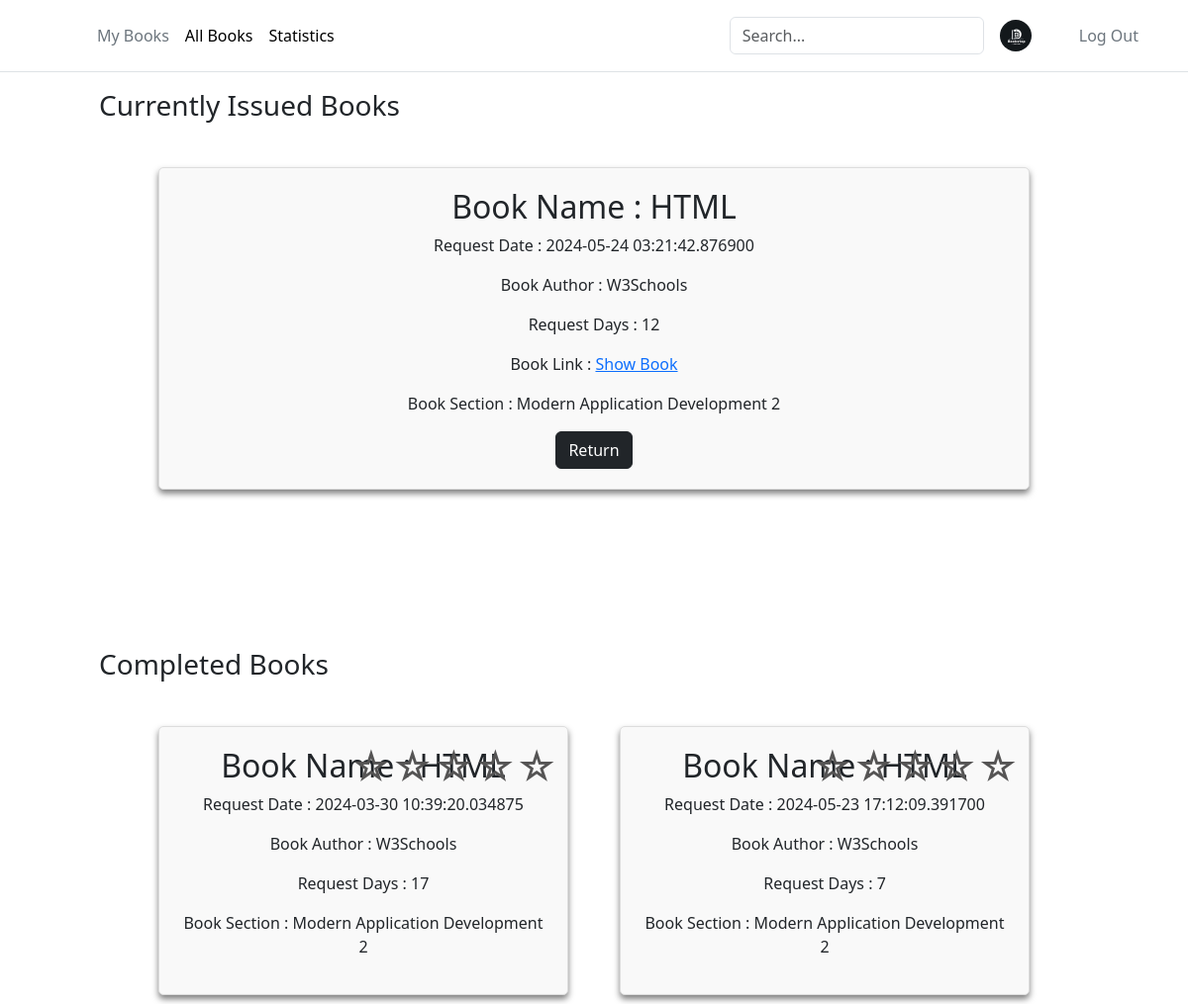
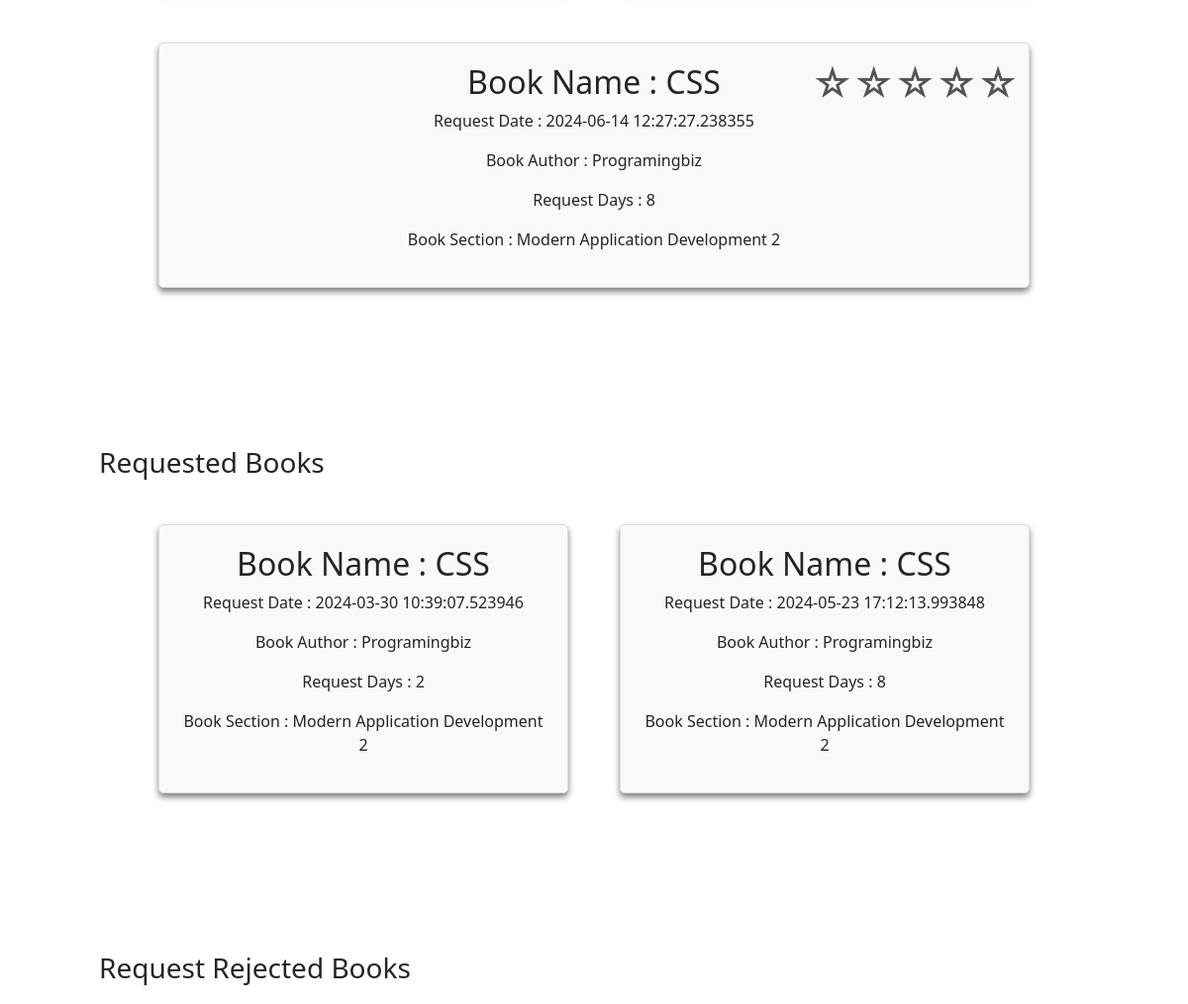
Page /myBooks (signed in, upper part) on the earlier database version (2 pictures, top to bottom).
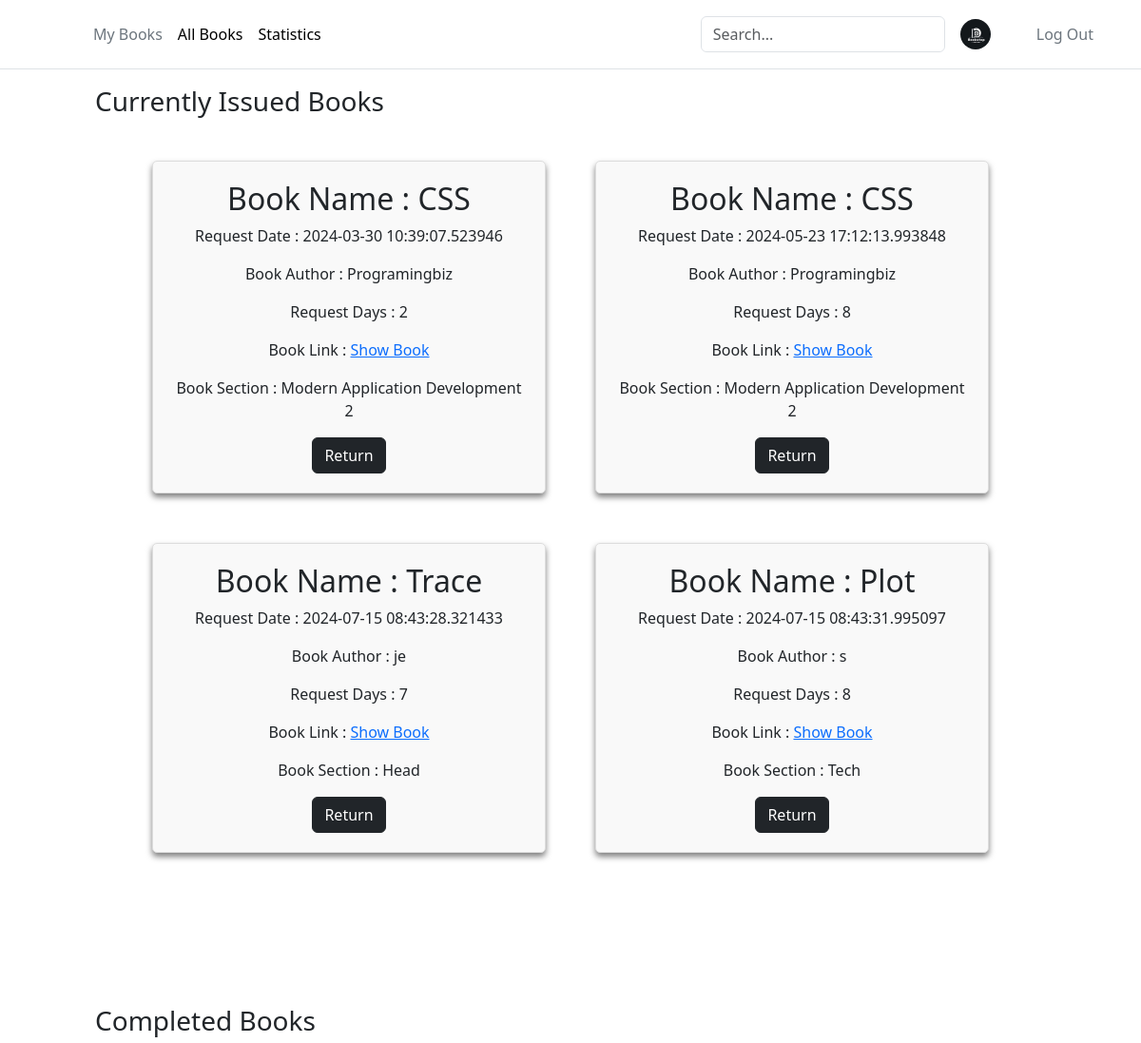
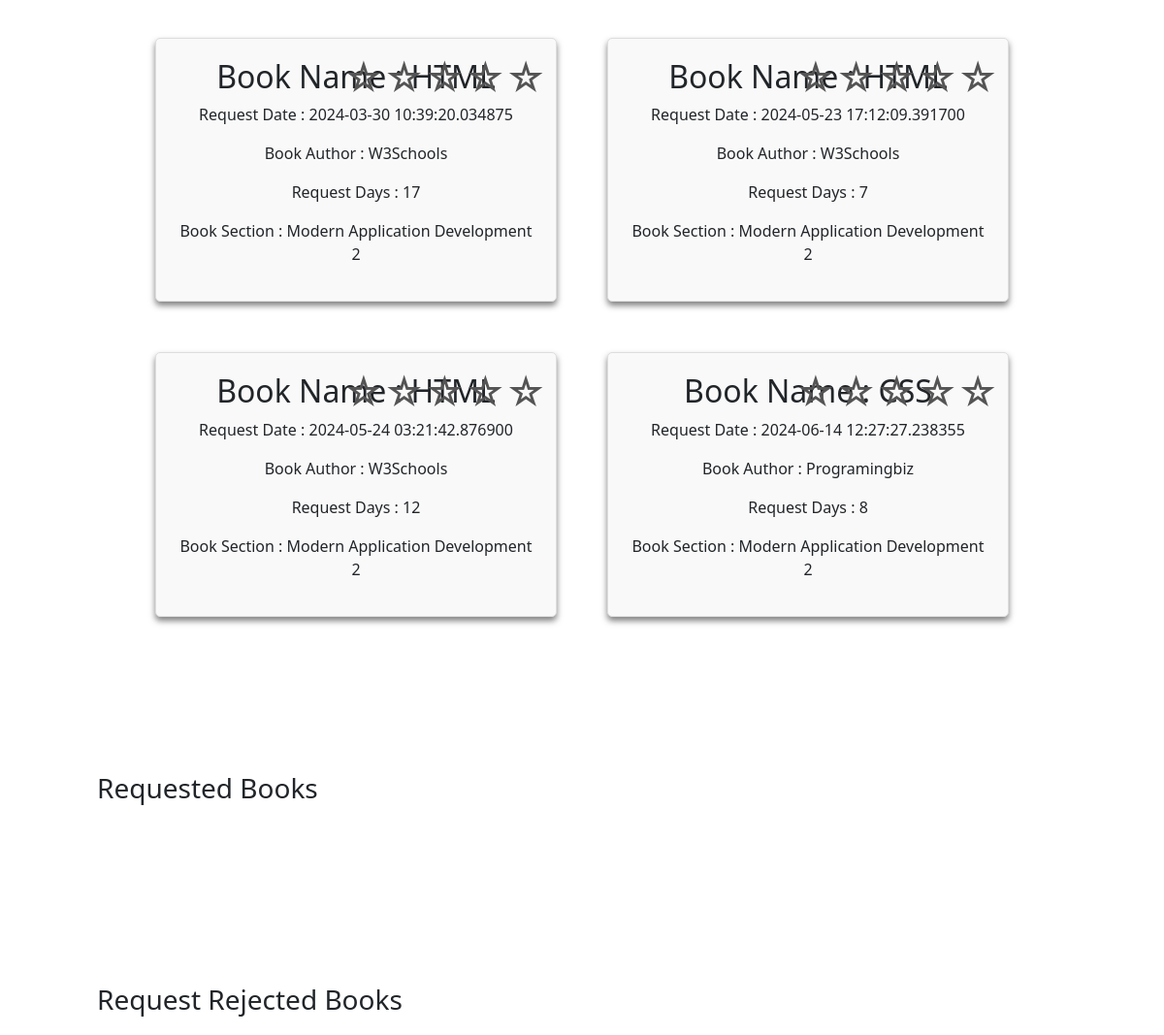
Same page on the later database version (2 pictures, top to bottom).
### app.py (models this page shows)
class BookIssue(db.Model):
    __tablename__ = 'BookIssue'
    IssueId = db.Column(db.Integer, autoincrement=True, primary_key=True)
    UserId = db.Column(db.Integer, db.ForeignKey(User.UserId), nullable=False)
    BookId = db.Column(db.Integer, db.ForeignKey(Books.BookId), nullable=False)
    SectionId = db.Column(db.Integer, db.ForeignKey(Section.SectionId), nullable=False)
    RequestDate = db.Column(db.DateTime, nullable=False, default=datetime.datetime.utcnow)
    Days = db.Column(db.Integer, nullable=False)
    IssueDate = db.Column(db.String)
    IssueStatus = db.Column(db.String, nullable=False)
    LastIssueStatusDate = db.Column(db.String)

### app.py (the view, shortened to what this page needs)
@app.route("/myBooks", methods=["GET","POST"])
def myBooks():
    if 'user_id' not in session:
        return redirect(url_for('userLogin'))
    BookIssueMergeTable = BookIssueMerge.query.filter(
        BookIssueMerge.UserId == session['user_id'],
        BookIssueMerge.Section_Title.isnot(None),
        BookIssueMerge.Author.isnot(None),
        BookIssueMerge.Book_Title.isnot(None),
        BookIssueMerge.IssueStatus == "requested",
        BookIssueMerge.UserName.isnot(None)).all()
    ApprovedBookIssueMergeTable = BookIssueMerge.query.filter(
        BookIssueMerge.UserId == session['user_id'],
        BookIssueMerge.Section_Title.isnot(None),
        BookIssueMerge.Author.isnot(None),
        BookIssueMerge.Book_Title.isnot(None),
        BookIssueMerge.IssueStatus == "Approved",
        BookIssueMerge.UserName.isnot(None)).all()
    RejectedBookIssueMergeTable = BookIssueMerge.query.filter(
        BookIssueMerge.UserId == session['user_id'],
        BookIssueMerge.Section_Title.isnot(None),
        BookIssueMerge.Author.isnot(None),
        BookIssueMerge.Book_Title.isnot(None),
        BookIssueMerge.IssueStatus == "Rejected",
        BookIssueMerge.UserName.isnot(None)).all()
    ExpiredBookIssueMergeTable = BookIssueMerge.query.filter(
        BookIssueMerge.UserId == session['user_id'],
        BookIssueMerge.Section_Title.isnot(None),
        BookIssueMerge.Author.isnot(None),
        BookIssueMerge.Book_Title.isnot(None),
        BookIssueMerge.IssueStatus == "Expired",
        BookIssueMerge.UserName.isnot(None)).all()
    return render_template("myBooks.html", approvedBooks = ApprovedBookIssueMergeTable, rejectedBooks = RejectedBookIssueMergeTable, issueBooks = BookIssueMergeTable,
    expiredBooks = ExpiredBookIssueMergeTable)

### app/templates/myBooks.html (shortened to what this page needs)
<!DOCTYPE html>
<html lang="en">
  <head>
    <link rel="stylesheet" href="/static/add-section.css" />
    {% include 'bootstrap.html' %}
  </head>
  <body>
    <div>
      {% include 'header.html' %}
      <div>
        <h3 class="firstHeading">Currently Issued Books</h3>
        <div class="main-container">
          {% for book in approvedBooks %}
          <div class="section-container" id="1">
            <h2>Book Name : {{book.Book_Title}}</h2>
            <p>Request Date : {{book.RequestDate}}</p>
            <p>Book Author : {{book.Author}}</p>
            <p>Request Days : {{book.Days}}</p>
            <p>
              Book Link :
              <a href="{{ url_for('download_book', filename=book.Book_Link) }}"
                >Show Book</a
              >
            </p>
            <div>
              <p>Book Section : {{book.Section_Title}}</p>
            </div>
            <form action="/myBooks" method="post" style="display: inline">
              <button type="submit" class="btn btn-dark">Return</button>
            </form>
          </div>
          {% endfor %}
        </div>
        <h3>Completed Books</h3>
        <div class="main-container">
          {% for book in expiredBooks %}
          <div class="section-container" id="book_{{book.BookId}}">
            <div class="rating-container">
              <form
                id="ratingForm_{{book.BookId}}"
                action="/submit_rating"
                method="POST"
              >
                <div class="rating">
                  <label for="star5_{{book.BookId}}" title="5 stars">☆</label>
                  <label for="star4_{{book.BookId}}" title="4 stars">☆</label>
                  <label for="star3_{{book.BookId}}" title="3 stars">☆</label>
                  <label for="star2_{{book.BookId}}" title="2 stars">☆</label>
                  <label for="star1_{{book.BookId}}" title="1 star">☆</label>
                </div>
              </form>
            </div>
            <h2>Book Name : {{book.Book_Title}}</h2>
            <p>Request Date : {{book.RequestDate}}</p>
            <p>Book Author : {{book.Author}}</p>
            <p>Request Days : {{book.Days}}</p>
            <div>
              <p>Book Section : {{book.Section_Title}}</p>
            </div>
          </div>
          {% endfor %}
        </div>
        <h3>Requested Books</h3>
        <div class="main-container">
          {% for book in issueBooks %}
          <div class="section-container" id="1">
            <h2>Book Name : {{book.Book_Title}}</h2>
            <p>Request Date : {{book.RequestDate}}</p>
            <p>Book Author : {{book.Author}}</p>
            <p>Request Days : {{book.Days}}</p>
            <div>
              <p>Book Section : {{book.Section_Title}}</p>
            </div>
          </div>
          {% endfor %}
        </div>
        <h3>Request Rejected Books</h3>
        <div class="main-container">
        </div>
      </div>
    </div>
  </body>
</html>

### app/templates/bootstrap.html (shortened to what this page needs)
<link
  href="https://cdn.jsdelivr.net/npm/bootstrap@5.3.2/dist/css/bootstrap.min.css"
  rel="stylesheet"
/>

### app/templates/header.html (shortened to what this page needs)
<header class="p-3 mb-1 border-bottom">
  <div class="container">
    <div
      class="d-flex flex-wrap align-items-center justify-content-center justify-content-lg-start"
    >
      <a
        href="/"
        class="d-flex align-items-center mb-2 mb-lg-0 link-body-emphasis text-decoration-none"
      >
        <svg
          class="bi me-2"
          width="40"
          height="32"
          role="img"
          aria-label="Bootstrap"
        >
          <use xlink:href="#bootstrap" />
        </svg>
      </a>
      <ul
        class="nav col-12 col-lg-auto me-lg-auto mb-2 justify-content-center mb-md-0"
      >
        <li>
          <a href="/myBooks" class="nav-link px-2 link-secondary">My Books</a>
        </li>
        <li>
          <a href="/allBooks" class="nav-link px-2 link-body-emphasis"
            >All Books</a
          >
        </li>
        <li>
          <a href="/userStats" class="nav-link px-2 link-body-emphasis"
            >Statistics</a
          >
        </li>
      </ul>
      <form class="col-12 col-lg-auto mb-3 mb-lg-0 me-lg-3" role="search">
        <input
          type="search"
          class="form-control"
          placeholder="Search..."
          aria-label="Search"
          id="searchInput"
        />
      </form>
      <img
        src="/static/logo.jpg"
        alt="mdo"
        width="32"
        height="32"
        class="rounded-circle"
      />
      <ul class="nav" style="margin-left: 40px">
        <li>
          <a href="/logout" class="nav-link px-2 link-secondary">Log Out</a>
        </li>
      </ul>
    </div>
  </div>
</header>

### app/static/add-section.css (style rules this page uses)
body { background-color: #2d2a2e; margin: 0; }
.main-container { display: flex; flex-wrap: wrap; padding: 130px; align-items: flex-start; gap: 2em; margin: 20px; }
.section-container { background-color: rgba(255, 255, 255, 0.1); backdrop-filter: blur(10px); border-radius: 10px; padding: 20px 20px; box-shadow: 0 4px 6px rgba(0, 0, 0, 0.5); text-align: center; width: 20%; flex-grow: 1; }
.firstHeading { padding-top: 90px; padding-left: 100px; margin-bottom: -115px !important; }
h3 { padding-left: 100px; margin-bottom: -115px !important; }
header { position: fixed; top: 0; left: 0; width: 100%; background-color: rgba(255, 255, 255, 0.9); z-index: 2; }
input, textarea { width: 100%; padding: 8px; border-radius: 4px; border: solid 1px #0d6efd; color: #000; }
input, textarea { margin-bottom: 20px; }
.main-container { display: flex; flex-wrap: wrap; }
.section-container { position: relative; width: 300px; padding: 20px; margin: 10px; border: 1px solid #ddd; border-radius: 5px; background-color: #f9f9f9; }
.rating-container { position: absolute; top: 10px; right: 10px; }
.rating { display: flex; justify-content: flex-end; direction: rtl; unicode-bidi: bidi-override; }
.rating label { font-size: 2.5rem; color: #555454; cursor: pointer; }

Differences in the rows shown:
changed BookIssue (number 1 of 8 on the later page): moves from the list under "Requested Books" to the list under "Currently Issued Books"
changed BookIssue (number 2 of 8 on the later page): moves from the list under "Requested Books" to the list under "Currently Issued Books"
added BookIssue: Book_Title "Trace", RequestDate "2024-07-15 08:43:28.321433", Author "je", Days "7", Section_Title "Head", shown under "Currently Issued Books"
added BookIssue: Book_Title "Plot", RequestDate "2024-07-15 08:43:31.995097", Author "s", Days "8", Section_Title "Tech", shown under "Currently Issued Books"
changed BookIssue (number 7 of 8 on the later page): moves from the list under "Currently Issued Books" to the list under "Completed Books"
